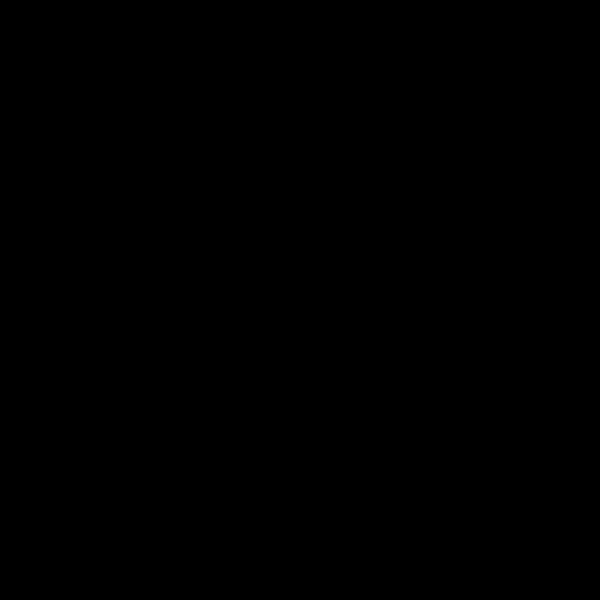
Frame 1 (no input)
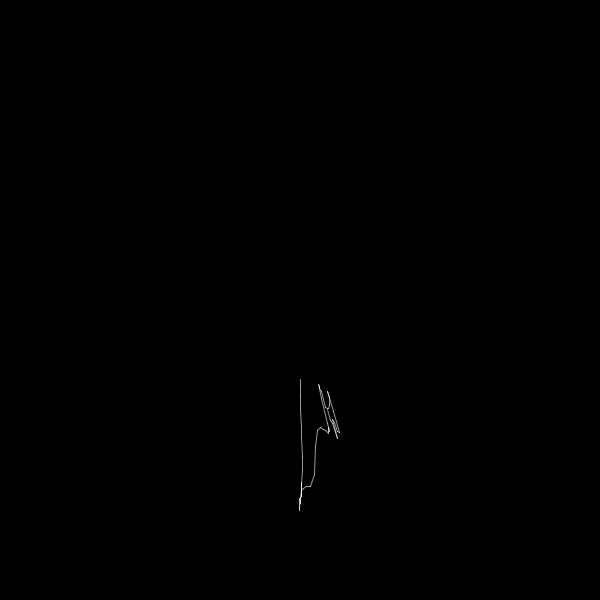
Frame 60 (the mouse pressed at the canvas centre just before this capture)
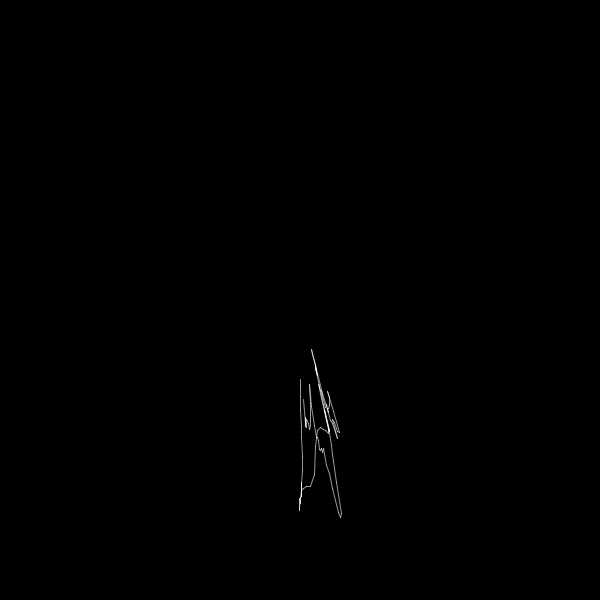
Frame 120 (the mouse held since frame 60 and released just before this capture)

The Processing sketch that drew these frames (run headless with seeded random() and noise(); from frame 60 on, the mouse is pressed at the canvas centre):

// Processing sketch: POLAR_COORDINATES
// ── POLAR_COORDINATES.pde
float a = 0.0;

float aVel = 0;
float xoff = 0;
float x, y, r, px, py, aAcc;

void setup(){
  size(600,600);
  background(0);
  stroke(255, 150);
}

void draw(){
  translate(width/2, height/2);
  
  aAcc = map(noise(xoff), 0, 1, -0.01, 0.01);
  r = map(noise(xoff + 1000), 0, 1, 0, width/2);
  x = r * sin(a);
  y = r * cos(a);
  
  beginShape();
  
  if(frameCount > 1){
    line(x, y, px, py);
  }
  
  endShape();
  
  px = x;
  py = y;
  aVel += aAcc;
  a += aVel;
  xoff += 0.1;
  
  aVel = constrain(aVel, 0, 0.4);
}
